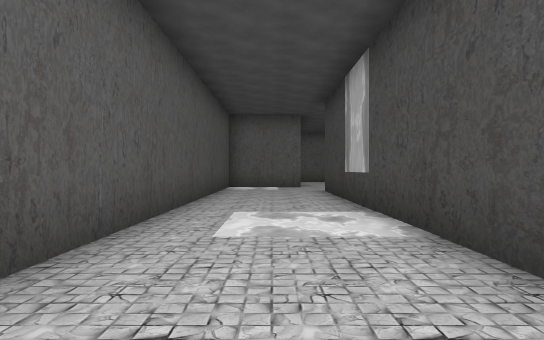
view 1 (above)

24 first-person views from a walk through a 3-D level made in the Unity game engine. The camera is 1.2 m above the floor, looks level and sees 70° across. Doors are open. The floor is counted in squares, 2 m on a side. Each view is taken from the middle of a square. On the plan, view 1 faces up. The plan holds only what a view shows up to about 11 squares ahead; the rest is blank. The place goes on beyond the plan. The player character is not drawn. Some surface patterns are stand-ins.

view 2
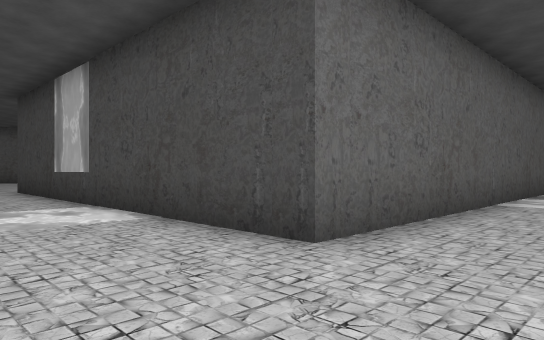

view 3
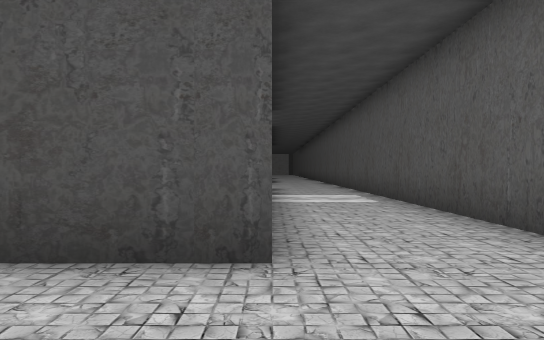

view 4
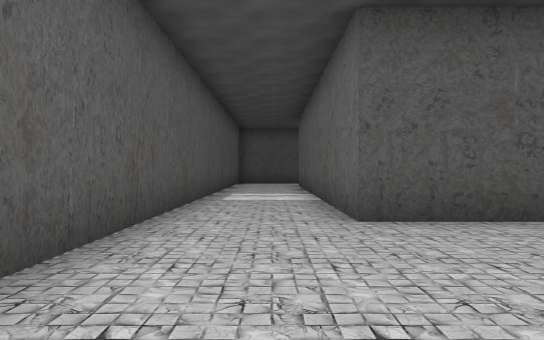

view 5
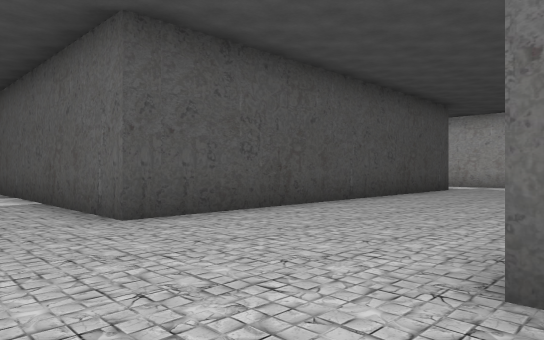

view 6
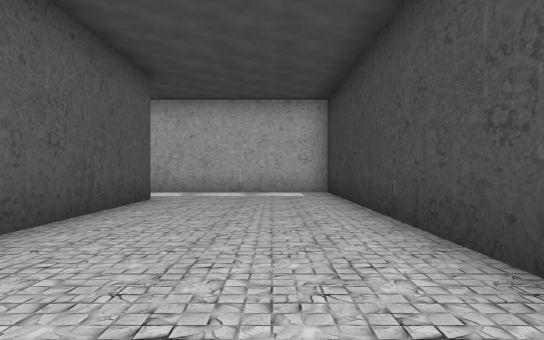

view 7
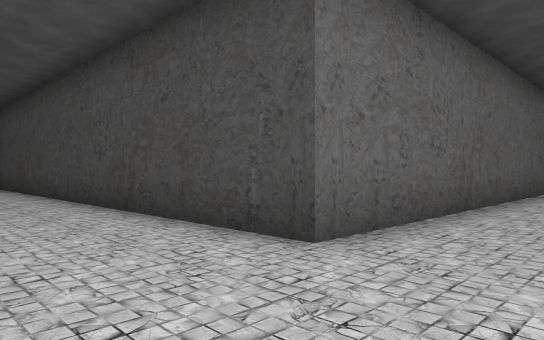

view 8
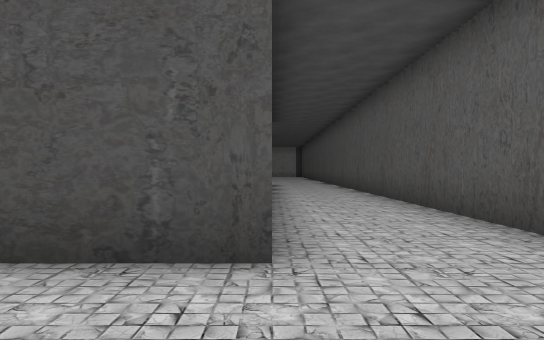

view 9
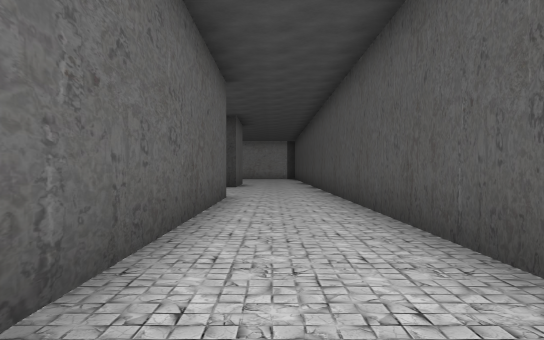

view 10
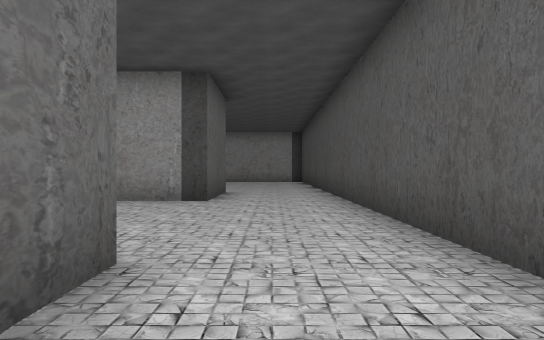

view 11
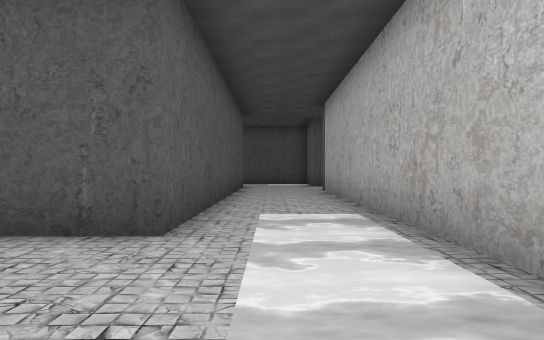

view 12
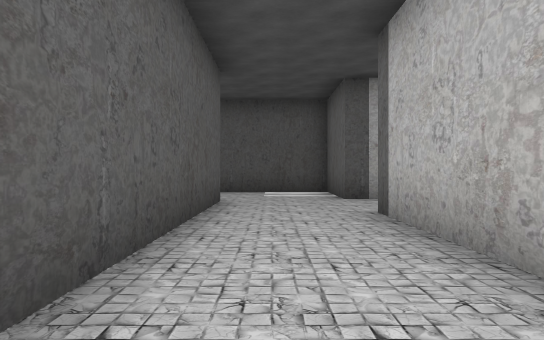

view 13
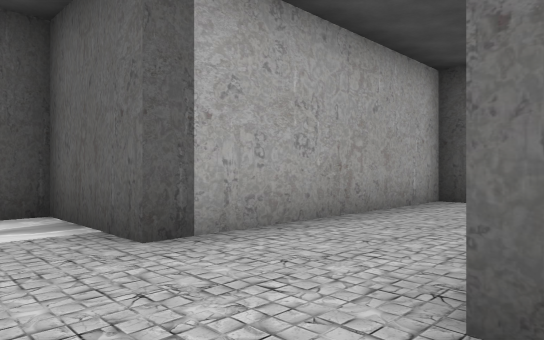

view 14
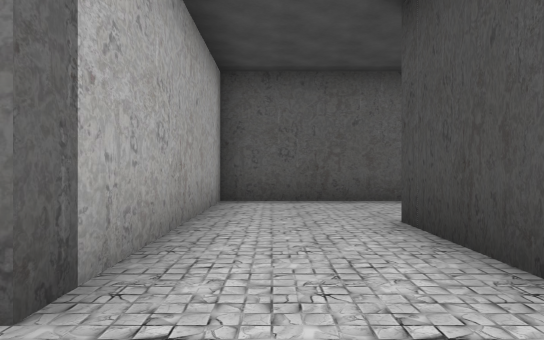

view 15
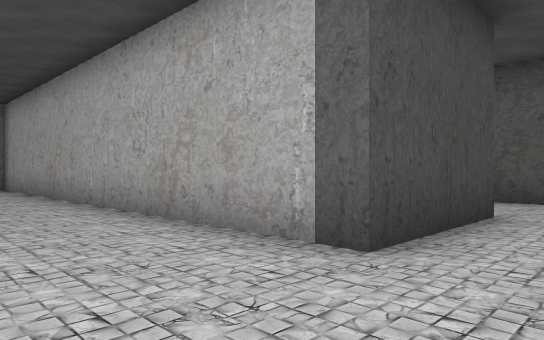

view 16
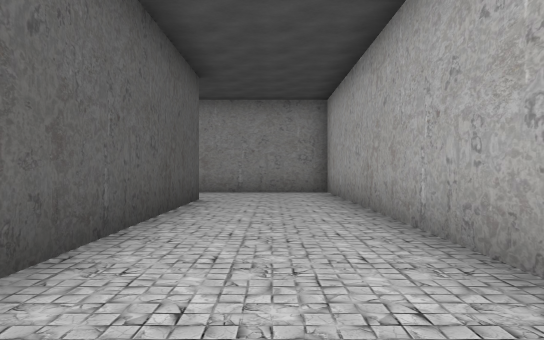

view 17
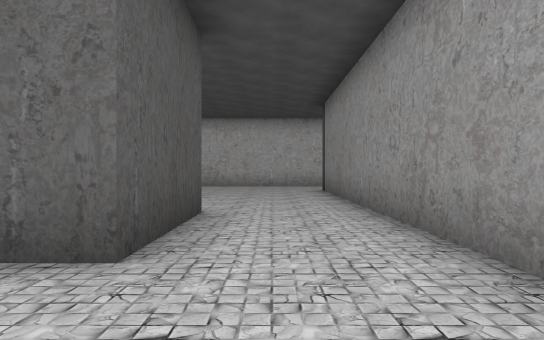

view 18
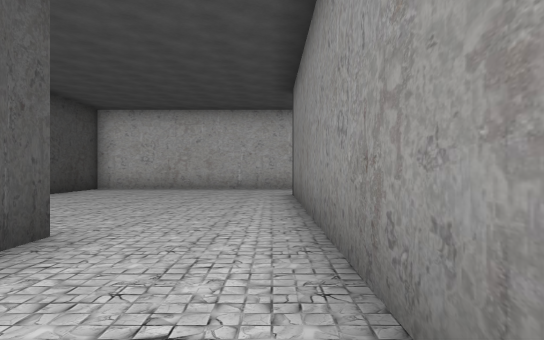

view 19
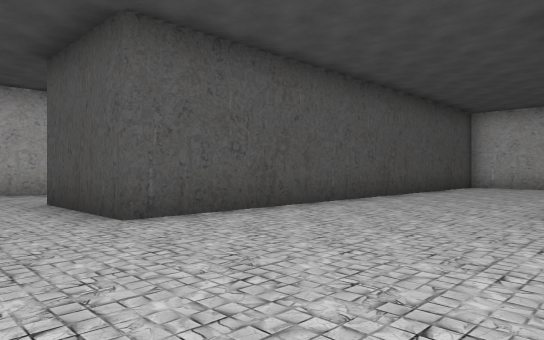

view 20
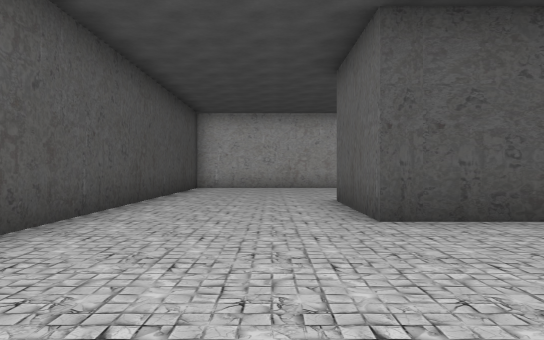

view 21
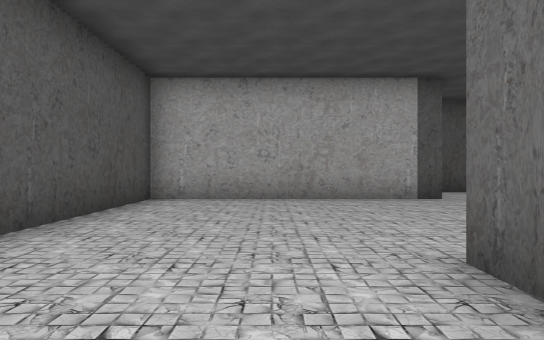

view 22
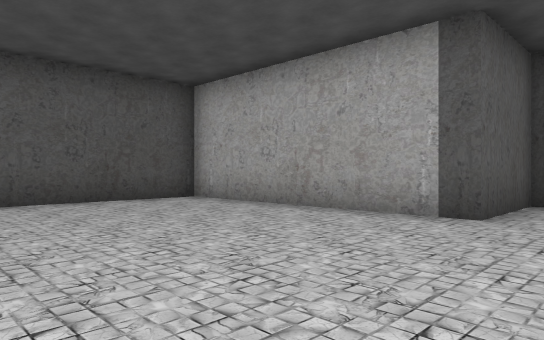

view 23
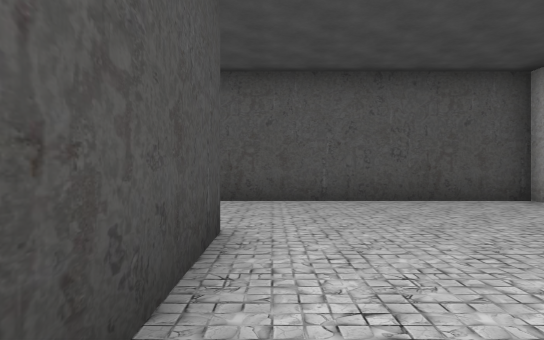

view 24
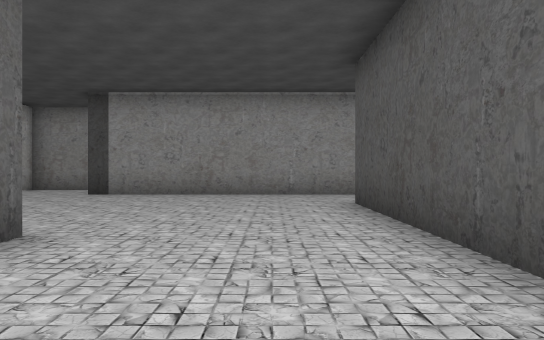

### Floor plan
Points are (right, up) in squares from view 1. A wall is a line through its corners. A room is listed if a view was taken in it or the views show most of it. See-through windows are left out.
Room 1 (views 1, 2, 3, 4, 5, 6, 7, 8, 9, 10, 11)
walls: (16.5, -1.5) (28.5, -1.5); (11.5, 11) (11.5, 1) (1.5, 1); (2.5, -1.5) (13.9, -1.5); (28.5, 1) (15.5, 1) (15.5, 13.5) (12.5, 13.5)
ways out: opening at (1, 1.5) to room 2; opening at (11.5, 12.5) to room 2; open door at (-0.3, 1.7) to room 2; opening at (29, -0.5)
Room 2 (views 12, 13, 14, 15, 16, 17, 18, 19, 20, 21, 22, 23, 24)
walls: (4.6, 19.5) (1, 19.5) (1, 13.5) (-1.5, 13.5) (-1.5, 2.1); (12.5, 13.5) (3.5, 13.5) (3.5, 16.5) (15.5, 16.5) (15.5, 28.5); (9.5, 30) (9.5, 26.3) (6.5, 26.3) (6.5, 29.4); (-1.5, 30.4) (-1.5, 28.5) (1, 28.5) (1, 22.5) (13, 22.5) (13, 19.5) (7.1, 19.5); (1.5, 1) (1.5, 11) (11.5, 11)
ways out: opening at (1, 1.5) to room 1; opening at (11.5, 12.5) to room 1; open door at (-0.3, 1.7) to room 1

Where each view was taken, in squares from view 1:
view 1: 0 up, 0 right, facing up
view 2: 1 down, 1 left, facing up-right
view 3: 1 up, 1 left, facing right
view 4: 0 up, 16 right, facing left
view 5: 1 down, 16 right, facing up-left
view 6: 3 up, 14 right, facing up
view 7: 1 down, 13 right, facing up-right
view 8: 1 up, 13 right, facing right
view 9: 0 up, 20 right, facing right
view 10: 0 up, 26 right, facing right
view 11: 12 up, 15 right, facing left
view 12: 12 up, 9 right, facing left
view 13: 12 up, 4 right, facing up-left
view 14: 12 up, 2 right, facing up
view 15: 19 up, 2 right, facing down-right
view 16: 18 up, 5 right, facing right
view 17: 17 up, 14 right, facing up
view 18: 19 up, 15 right, facing up
view 19: 27 up, 15 right, facing down-left
view 20: 25 up, 14 right, facing left
view 21: 25 up, 9 right, facing left
view 22: 30 up, 6 right, facing down-left
view 23: 30 up, 6 right, facing down
view 24: 24 up, 6 right, facing right
